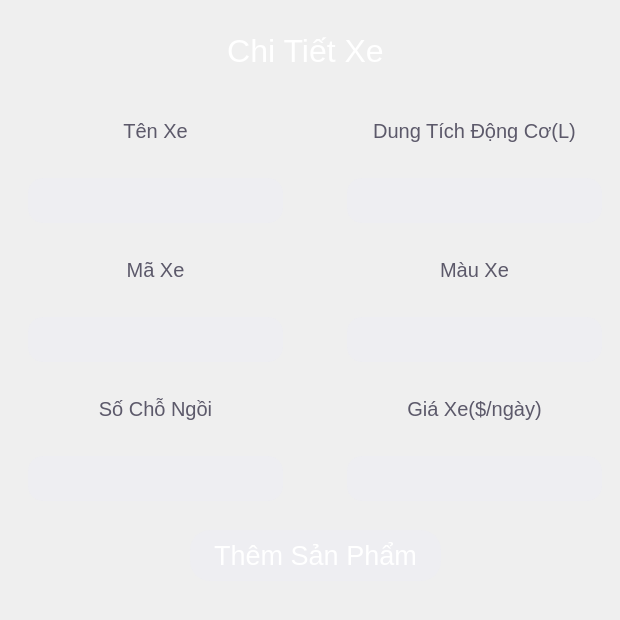
<?xml version="1.0" encoding="UTF-8"?>
<ui version="4.0">
 <class>CreateRide</class>
 <widget class="QDialog" name="CreateRide">
  <property name="geometry">
   <rect>
    <x>0</x>
    <y>0</y>
    <width>620</width>
    <height>620</height>
   </rect>
  </property>
  <property name="minimumSize">
   <size>
    <width>400</width>
    <height>0</height>
   </size>
  </property>
  <property name="maximumSize">
   <size>
    <width>1000</width>
    <height>1000</height>
   </size>
  </property>
  <property name="windowTitle">
   <string>Dialog</string>
  </property>
  <property name="styleSheet">
   <string notr="true"/>
  </property>
  <widget class="QWidget" name="MainData" native="true">
   <property name="geometry">
    <rect>
     <x>-30</x>
     <y>90</y>
     <width>690</width>
     <height>411</height>
    </rect>
   </property>
   <property name="cursor">
    <cursorShape>ArrowCursor</cursorShape>
   </property>
   <property name="contextMenuPolicy">
    <enum>Qt::NoContextMenu</enum>
   </property>
   <property name="layoutDirection">
    <enum>Qt::LeftToRight</enum>
   </property>
   <property name="styleSheet">
    <string notr="true">QLineEdit{
background: rgba(229, 232, 255, 40);
border-radius: 15px;
color: rgb(80, 77, 89);
}
QLabel {
color: rgb(92, 89, 106);
}</string>
   </property>
   <layout class="QGridLayout" name="gridLayout">
    <item row="4" column="1">
     <widget class="QLabel" name="Colour">
      <property name="font">
       <font>
        <pointsize>15</pointsize>
       </font>
      </property>
      <property name="text">
       <string>Màu Xe</string>
      </property>
      <property name="alignment">
       <set>Qt::AlignCenter</set>
      </property>
     </widget>
    </item>
    <item row="8" column="1">
     <widget class="QLabel" name="Price">
      <property name="font">
       <font>
        <pointsize>15</pointsize>
       </font>
      </property>
      <property name="text">
       <string>Giá Xe($/ngày)</string>
      </property>
      <property name="alignment">
       <set>Qt::AlignCenter</set>
      </property>
     </widget>
    </item>
    <item row="4" column="0">
     <widget class="QLabel" name="Model">
      <property name="font">
       <font>
        <pointsize>15</pointsize>
       </font>
      </property>
      <property name="text">
       <string>Mã Xe</string>
      </property>
      <property name="alignment">
       <set>Qt::AlignCenter</set>
      </property>
     </widget>
    </item>
    <item row="0" column="1">
     <widget class="QLabel" name="Engine">
      <property name="font">
       <font>
        <pointsize>15</pointsize>
       </font>
      </property>
      <property name="text">
       <string>Dung Tích Động Cơ(L)</string>
      </property>
      <property name="alignment">
       <set>Qt::AlignCenter</set>
      </property>
     </widget>
    </item>
    <item row="9" column="0">
     <widget class="QLineEdit" name="carCapacity">
      <property name="sizePolicy">
       <sizepolicy hsizetype="Fixed" vsizetype="Fixed">
        <horstretch>0</horstretch>
        <verstretch>0</verstretch>
       </sizepolicy>
      </property>
      <property name="minimumSize">
       <size>
        <width>255</width>
        <height>45</height>
       </size>
      </property>
      <property name="font">
       <font>
        <pointsize>18</pointsize>
       </font>
      </property>
      <property name="cursor">
       <cursorShape>PointingHandCursor</cursorShape>
      </property>
      <property name="focusPolicy">
       <enum>Qt::ClickFocus</enum>
      </property>
      <property name="contextMenuPolicy">
       <enum>Qt::NoContextMenu</enum>
      </property>
      <property name="layoutDirection">
       <enum>Qt::LeftToRight</enum>
      </property>
      <property name="styleSheet">
       <string notr="true"/>
      </property>
      <property name="inputMask">
       <string notr="true"/>
      </property>
      <property name="frame">
       <bool>false</bool>
      </property>
      <property name="alignment">
       <set>Qt::AlignCenter</set>
      </property>
     </widget>
    </item>
    <item row="7" column="0">
     <widget class="QLineEdit" name="carModel">
      <property name="sizePolicy">
       <sizepolicy hsizetype="Fixed" vsizetype="Fixed">
        <horstretch>0</horstretch>
        <verstretch>0</verstretch>
       </sizepolicy>
      </property>
      <property name="minimumSize">
       <size>
        <width>255</width>
        <height>45</height>
       </size>
      </property>
      <property name="font">
       <font>
        <pointsize>18</pointsize>
       </font>
      </property>
      <property name="cursor">
       <cursorShape>PointingHandCursor</cursorShape>
      </property>
      <property name="focusPolicy">
       <enum>Qt::ClickFocus</enum>
      </property>
      <property name="contextMenuPolicy">
       <enum>Qt::NoContextMenu</enum>
      </property>
      <property name="layoutDirection">
       <enum>Qt::LeftToRight</enum>
      </property>
      <property name="styleSheet">
       <string notr="true"/>
      </property>
      <property name="inputMask">
       <string notr="true"/>
      </property>
      <property name="frame">
       <bool>false</bool>
      </property>
      <property name="alignment">
       <set>Qt::AlignCenter</set>
      </property>
     </widget>
    </item>
    <item row="7" column="1">
     <widget class="QLineEdit" name="carColor">
      <property name="sizePolicy">
       <sizepolicy hsizetype="Fixed" vsizetype="Fixed">
        <horstretch>0</horstretch>
        <verstretch>0</verstretch>
       </sizepolicy>
      </property>
      <property name="minimumSize">
       <size>
        <width>255</width>
        <height>45</height>
       </size>
      </property>
      <property name="font">
       <font>
        <pointsize>18</pointsize>
       </font>
      </property>
      <property name="cursor">
       <cursorShape>PointingHandCursor</cursorShape>
      </property>
      <property name="focusPolicy">
       <enum>Qt::ClickFocus</enum>
      </property>
      <property name="contextMenuPolicy">
       <enum>Qt::NoContextMenu</enum>
      </property>
      <property name="layoutDirection">
       <enum>Qt::LeftToRight</enum>
      </property>
      <property name="styleSheet">
       <string notr="true"/>
      </property>
      <property name="inputMask">
       <string notr="true"/>
      </property>
      <property name="frame">
       <bool>false</bool>
      </property>
      <property name="alignment">
       <set>Qt::AlignCenter</set>
      </property>
     </widget>
    </item>
    <item row="8" column="0">
     <widget class="QLabel" name="Seats">
      <property name="font">
       <font>
        <pointsize>15</pointsize>
       </font>
      </property>
      <property name="text">
       <string>Số Chỗ Ngồi</string>
      </property>
      <property name="alignment">
       <set>Qt::AlignCenter</set>
      </property>
     </widget>
    </item>
    <item row="0" column="0">
     <widget class="QLabel" name="Name">
      <property name="font">
       <font>
        <pointsize>15</pointsize>
       </font>
      </property>
      <property name="text">
       <string>Tên Xe</string>
      </property>
      <property name="alignment">
       <set>Qt::AlignCenter</set>
      </property>
     </widget>
    </item>
    <item row="9" column="1">
     <widget class="QLineEdit" name="carPrice">
      <property name="sizePolicy">
       <sizepolicy hsizetype="Fixed" vsizetype="Fixed">
        <horstretch>0</horstretch>
        <verstretch>0</verstretch>
       </sizepolicy>
      </property>
      <property name="minimumSize">
       <size>
        <width>255</width>
        <height>45</height>
       </size>
      </property>
      <property name="font">
       <font>
        <pointsize>18</pointsize>
       </font>
      </property>
      <property name="cursor">
       <cursorShape>PointingHandCursor</cursorShape>
      </property>
      <property name="focusPolicy">
       <enum>Qt::ClickFocus</enum>
      </property>
      <property name="contextMenuPolicy">
       <enum>Qt::NoContextMenu</enum>
      </property>
      <property name="layoutDirection">
       <enum>Qt::LeftToRight</enum>
      </property>
      <property name="styleSheet">
       <string notr="true"/>
      </property>
      <property name="inputMask">
       <string notr="true"/>
      </property>
      <property name="frame">
       <bool>false</bool>
      </property>
      <property name="alignment">
       <set>Qt::AlignCenter</set>
      </property>
     </widget>
    </item>
    <item row="3" column="0">
     <widget class="QLineEdit" name="carName">
      <property name="sizePolicy">
       <sizepolicy hsizetype="Fixed" vsizetype="Fixed">
        <horstretch>0</horstretch>
        <verstretch>0</verstretch>
       </sizepolicy>
      </property>
      <property name="minimumSize">
       <size>
        <width>255</width>
        <height>45</height>
       </size>
      </property>
      <property name="font">
       <font>
        <pointsize>18</pointsize>
       </font>
      </property>
      <property name="cursor">
       <cursorShape>PointingHandCursor</cursorShape>
      </property>
      <property name="focusPolicy">
       <enum>Qt::ClickFocus</enum>
      </property>
      <property name="contextMenuPolicy">
       <enum>Qt::NoContextMenu</enum>
      </property>
      <property name="layoutDirection">
       <enum>Qt::LeftToRight</enum>
      </property>
      <property name="styleSheet">
       <string notr="true"/>
      </property>
      <property name="inputMask">
       <string notr="true"/>
      </property>
      <property name="text">
       <string/>
      </property>
      <property name="frame">
       <bool>false</bool>
      </property>
      <property name="alignment">
       <set>Qt::AlignCenter</set>
      </property>
     </widget>
    </item>
    <item row="3" column="1">
     <widget class="QLineEdit" name="carEngine">
      <property name="sizePolicy">
       <sizepolicy hsizetype="Fixed" vsizetype="Fixed">
        <horstretch>0</horstretch>
        <verstretch>0</verstretch>
       </sizepolicy>
      </property>
      <property name="minimumSize">
       <size>
        <width>255</width>
        <height>45</height>
       </size>
      </property>
      <property name="font">
       <font>
        <pointsize>18</pointsize>
       </font>
      </property>
      <property name="cursor">
       <cursorShape>PointingHandCursor</cursorShape>
      </property>
      <property name="focusPolicy">
       <enum>Qt::ClickFocus</enum>
      </property>
      <property name="contextMenuPolicy">
       <enum>Qt::NoContextMenu</enum>
      </property>
      <property name="layoutDirection">
       <enum>Qt::LeftToRight</enum>
      </property>
      <property name="styleSheet">
       <string notr="true"/>
      </property>
      <property name="inputMask">
       <string notr="true"/>
      </property>
      <property name="frame">
       <bool>false</bool>
      </property>
      <property name="alignment">
       <set>Qt::AlignCenter</set>
      </property>
     </widget>
    </item>
   </layout>
  </widget>
  <widget class="QPushButton" name="submitBtn">
   <property name="geometry">
    <rect>
     <x>190</x>
     <y>530</y>
     <width>251</width>
     <height>51</height>
    </rect>
   </property>
   <property name="font">
    <font>
     <pointsize>20</pointsize>
    </font>
   </property>
   <property name="cursor">
    <cursorShape>PointingHandCursor</cursorShape>
   </property>
   <property name="styleSheet">
    <string notr="true">QPushButton {
background: rgba(229, 232, 255, 40);
color: white;
border-radius: 20px;
}

QPushButton::hover {
background: rgba(232, 216, 255, 128);
}</string>
   </property>
   <property name="text">
    <string>Thêm Sản Phẩm</string>
   </property>
  </widget>
  <widget class="QLabel" name="label">
   <property name="geometry">
    <rect>
     <x>0</x>
     <y>10</y>
     <width>611</width>
     <height>81</height>
    </rect>
   </property>
   <property name="font">
    <font>
     <pointsize>24</pointsize>
    </font>
   </property>
   <property name="styleSheet">
    <string notr="true">color: white;</string>
   </property>
   <property name="text">
    <string>Chi Tiết Xe</string>
   </property>
   <property name="alignment">
    <set>Qt::AlignCenter</set>
   </property>
  </widget>
 </widget>
 <resources/>
 <connections/>
</ui>
